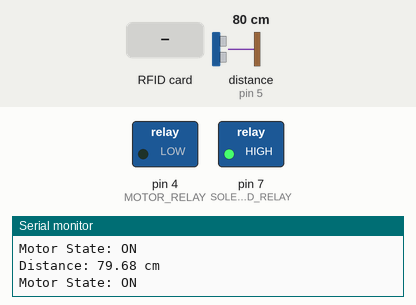
Recording of a sketch running on a simulated Arduino Uno, built with avr-gcc and run on an emulated ATmega328P. Shown: switched loads named in the sketch (green lamp = pin HIGH), the last lines printed to the serial monitor. Wiring (inferred from the names in the program): ultrasonic range finder: trigger pin 3; echo pin 5. Inputs (shaded band) come from the test bench; at power-on: distance to the obstacle (sensor on pin 5) 80 cm. The echo pulse lasts 58.3 µs per cm; pins used as bus, display or sensor lines are not drawn.

Above: at 1.2 s.
1.3 s: distance to the obstacle (sensor on pin 5) set to 12 cm
3.3 s: distance to the obstacle (sensor on pin 5) set to 9 cm
At 5.3 s:
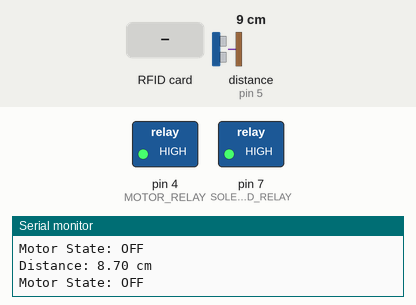
5.6 s: RFID card F3 19 1E 14 held to the reader
At 6.8 s:
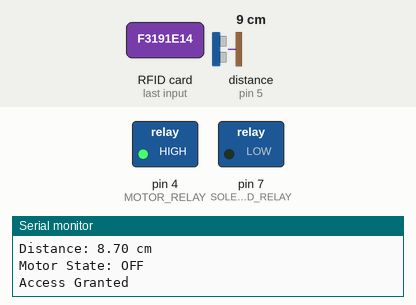
7.7 s: distance to the obstacle (sensor on pin 5) set to 23 cm
11.8 s: distance to the obstacle (sensor on pin 5) set to 29 cm
At 13.4 s:
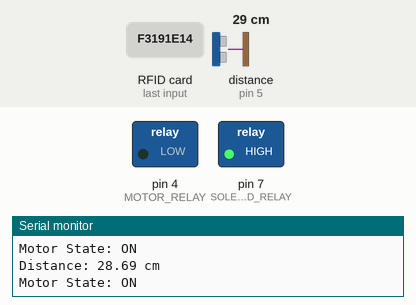
13.7 s: RFID card F3 19 1E 14 held to the reader
At 15.2 s:
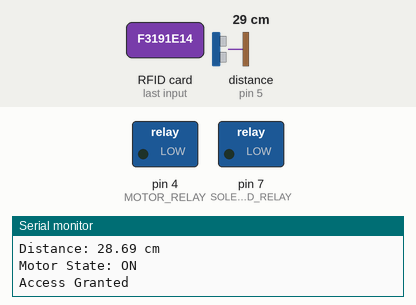
Timing chart, 0 to 20.7 s (numbered marks = the images above; inputs shaded):
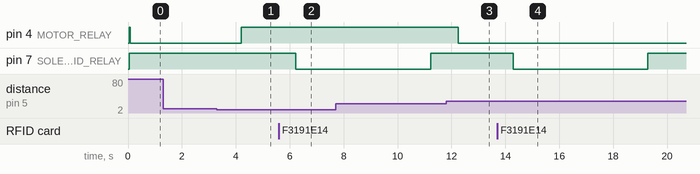

Measured:
- the behaviour switches between 11 and 10 cm on distance to the obstacle (sensor on pin 5) (found by bisection; images 0 and 1)
- the behaviour switches between 25 and 26 cm on distance to the obstacle (sensor on pin 5) (found by bisection; images 2 and 3)
- after the input at 3.3 s, pin 4 (MOTOR_RELAY): LOW → HIGH after 0.89 s
- after the input at 5.6 s, pin 7 (SOLENOID_RELAY): HIGH → LOW after 0.62 s
- after the input at 11.8 s, pin 4 (MOTOR_RELAY): HIGH → LOW after 0.45 s
- after the input at 13.7 s, pin 7 (SOLENOID_RELAY): HIGH → LOW after 0.59 s, → HIGH 5.0 s later

The sketch:

code.ino
```cpp
#include <SPI.h>
#include <MFRC522.h>

#define RST_PIN 9
#define SS_PIN 10
#define SOLENOID_RELAY 7   // Relay for solenoid lock
#define MOTOR_RELAY 4      // Relay for motor
#define trigPin 3
#define echoPin 5

MFRC522 rfid(SS_PIN, RST_PIN);
byte allowedUID[] = {0xF3, 0x19, 0x1E, 0x14};  // Authorized RFID card UID

long duration;
float distance;
bool motorState = false;

void setup() {
  Serial.begin(9600);
  SPI.begin();
  rfid.PCD_Init();

  pinMode(SOLENOID_RELAY, OUTPUT);
  digitalWrite(SOLENOID_RELAY, HIGH); // Lock the door (Active HIGH relay)

  pinMode(MOTOR_RELAY, OUTPUT);
  digitalWrite(MOTOR_RELAY, HIGH);    // Motor OFF (Active LOW relay)

  pinMode(trigPin, OUTPUT);
  pinMode(echoPin, INPUT);
}

void loop() {

  // --- RFID Section ---
  if (rfid.PICC_IsNewCardPresent() && rfid.PICC_ReadCardSerial()) {
    bool accessGranted = true;
    for (byte i = 0; i < 4; i++) {
      if (rfid.uid.uidByte[i] != allowedUID[i]) {
        accessGranted = false;
        break;
      }
    }

    if (accessGranted) {
      Serial.println("Access Granted");
      digitalWrite(SOLENOID_RELAY, LOW);  // Unlock
      delay(5000);                        // Keep unlocked for 5s
      digitalWrite(SOLENOID_RELAY, HIGH); // Lock again
    } else {
      Serial.println("Access Denied");
    }

    rfid.PICC_HaltA();
    rfid.PCD_StopCrypto1();
  }

  // --- Ultrasonic + Motor Control Section ---
  digitalWrite(trigPin, LOW);
  delayMicroseconds(2);
  digitalWrite(trigPin, HIGH);
  delayMicroseconds(10);
  digitalWrite(trigPin, LOW);

  duration = pulseIn(echoPin, HIGH);
  distance = duration * 0.0343 / 2;

  Serial.print("Distance: ");
  Serial.print(distance);
  Serial.println(" cm");

  if (!motorState && distance > 25) {
    motorState = true;
  } else if (motorState && distance < 10) {
    motorState = false;
  }

  digitalWrite(MOTOR_RELAY, motorState ? LOW : HIGH);  // LOW = Motor ON

  Serial.print("Motor State: ");
  Serial.println(motorState ? "ON" : "OFF");

  delay(1000);
}
```
